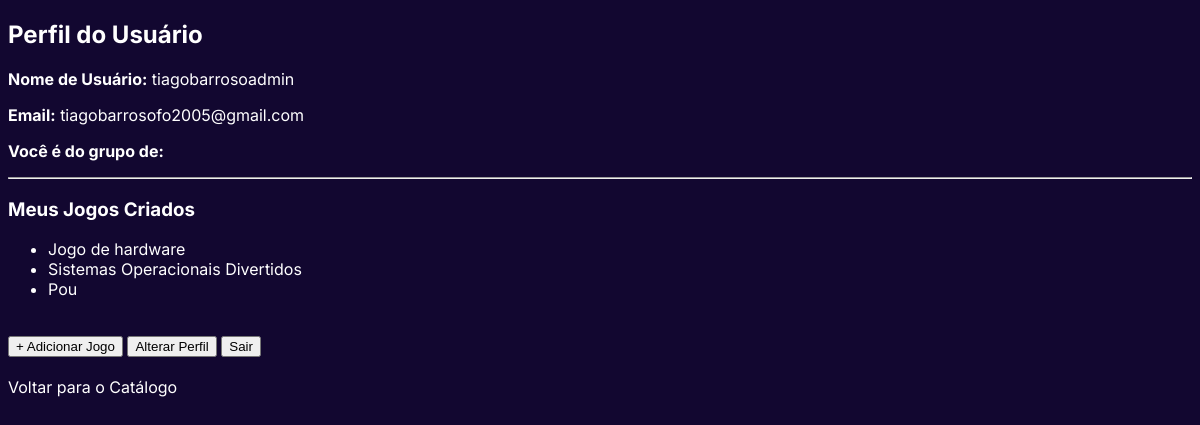
The app's page /perfil/ (signed in) with its own data.
### potplayapp/models.py (models this page shows, shortened)
class Jogo(models.Model):
    desenvolvedor = models.ForeignKey(User, on_delete=models.CASCADE, related_name="jogos_criados")
    categoria = models.ForeignKey(Categoria, on_delete=models.SET_NULL, null=True, blank=False)
    nome = models.CharField(max_length=255)
    descricao = models.TextField()
    arquivo_jogo = models.FileField(upload_to='arquivos_jogos/')
    data_submissao = models.DateTimeField(auto_now_add=True)

### potplayapp/views.py (the view)
# urls.py: path('perfil/', views.perfil_view, name='perfil'),
@login_required
def perfil_view(request):
    jogos_criados = Jogo.objects.filter(desenvolvedor=request.user)
    return render(request, 'perfil.html', {'jogos_criados': jogos_criados})

### potplayapp/templates/perfil.html (shortened to what this page needs)
{% load static %}
<!DOCTYPE html>
<html lang="pt-br">
<head>
    <link rel="stylesheet" href="{% static 'potplayapp/css/global.css' %}">
</head>
<body>
    <h2>Perfil do Usuário</h2>
    <p><strong>Nome de Usuário:</strong> {{ user.username }}</p>
    <p><strong>Email:</strong> {{ user.email }}</p>
    <p><strong>Você é do grupo de:</strong> {{ user.groups.first.name }}</p>
    <hr>
    <h3>Meus Jogos Criados</h3>
    {% if jogos_criados %}
        <ul>
            {% for jogo in jogos_criados %}
                <li>{{ jogo.nome }}</li>
            {% endfor %}
        </ul>
    {% else %}
        <p>Você ainda não adicionou nenhum jogo.</p>
    {% endif %}
    <br>
    <a href="{% url 'adicionar_jogo' %}"><button>+ Adicionar Jogo</button></a>
    <a href="{% url 'alterar_perfil' %}"><button>Alterar Perfil</button></a>
    <a href="{% url 'logout' %}"><button>Sair</button></a>
    <br><br>
    <a href="{% url 'home' %}">Voltar para o Catálogo</a>
</body>
</html>

### potplayapp/static/potplayapp/css/global.css (style rules this page uses)
body { font-family: "Inter", sans-serif; background-color: #120730; color: white; }
a { color: white; text-decoration: none; }

### records on screen
Jogo: nome "Jogo de hardware"
Jogo: nome "Sistemas Operacionais Divertidos"
Jogo: nome "Pou"

### other values on screen
{{ user.username }} "tiagobarrosoadmin"
{{ user.email }} "tiagobarrosofo2005@gmail.com"
